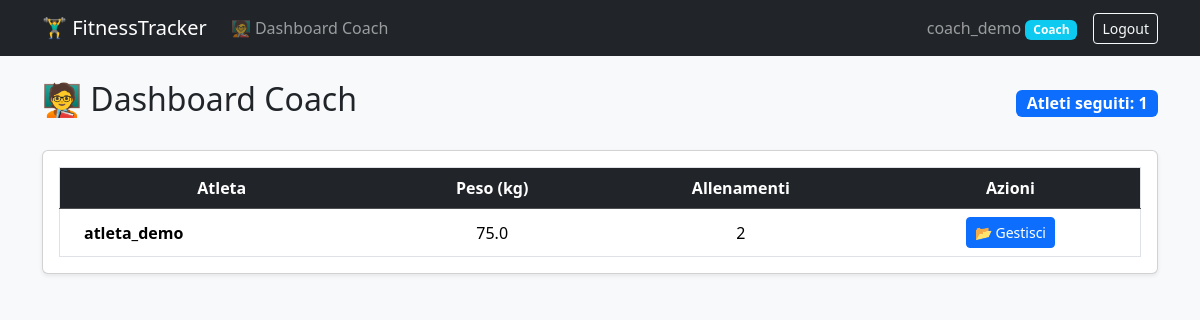
Before: /workouts/ (signed in) with the older database file.
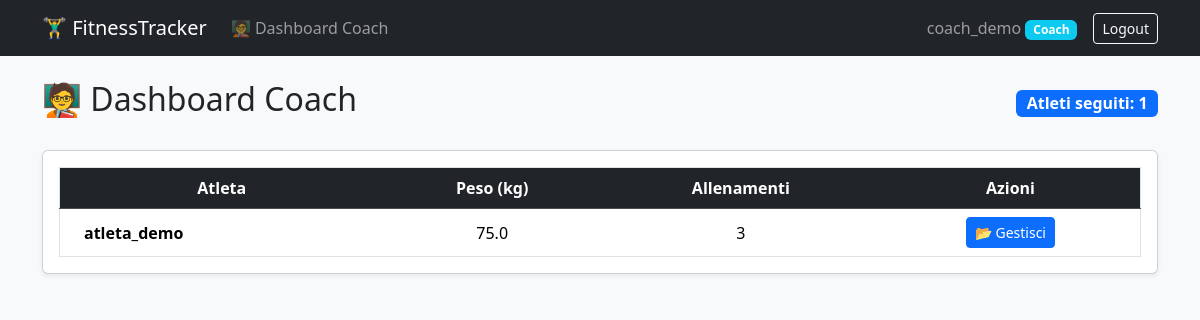
After: the same page with the newer database file.
### accounts/models.py (models this page shows, shortened)
class CustomUser(AbstractUser):
    is_coach = models.BooleanField(default=False)
    coach = models.ForeignKey(
        'self',
        on_delete=models.SET_NULL,
        null=True,
        blank=True,
        related_name='athletes'
    )
    age = models.PositiveIntegerField(null=True, blank=True)
    weight = models.FloatField(verbose_name="Peso Corporeo (kg)", null=True, blank=True)
    body_fat = models.FloatField(verbose_name="Massa Grassa (%)", null=True, blank=True)

### workouts/views.py (the view, shortened to what this page needs)
# urls.py: path('workouts/', WorkoutListView.as_view(), name='workout_list'),
class WorkoutListView(LoginRequiredMixin, ListView):
    model = WorkoutLog
    template_name = 'workouts/workout_list.html'
    context_object_name = 'workouts'
    def get(self, request, *args, **kwargs):
        if request.user.is_coach:
            return render(request, 'workouts/coach_dashboard.html',
                          {'athletes': request.user.athletes.all()})
        return super().get(request, *args, **kwargs)

### templates/workouts/coach_dashboard.html (shortened to what this page needs)
{% extends 'base.html' %}
{% block content %}
<div class="d-flex justify-content-between align-items-center mb-4">
    <h2>🧑‍🏫 Dashboard Coach</h2>
    <span class="badge bg-primary fs-6">Atleti seguiti: {{ athletes|length }}</span>
</div>
<div class="card shadow-sm">
    <div class="card-body">
        {% if athletes %}
        <div class="table-responsive">
            <table class="table table-hover border align-middle mb-0">
                <thead class="table-dark text-center">
                    <tr>
                        <th>Atleta</th>
                        <th>Peso (kg)</th>
                        <th>Allenamenti</th>
                        <th>Azioni</th>
                    </tr>
                </thead>
                <tbody class="text-center">
                    {% for athlete in athletes %}
                    <tr>
                        <td class="fw-bold text-start ps-4">{{ athlete.username }}</td>
                        <td>{{ athlete.weight|default:"—" }}</td>
                        <td>{{ athlete.workouts.count }}</td>
                        <td>
                            <a href="{% url 'coach_athlete_detail' athlete.id %}" class="btn btn-sm btn-primary">
                                📂 Gestisci
                            </a>
                        </td>
                    </tr>
                    {% endfor %}
                </tbody>
            </table>
        </div>
        {% else %}
        <p class="text-muted text-center mb-0">Nessun atleta associato al tuo profilo.</p>
        {% endif %}
    </div>
</div>
{% endblock %}

Changed rows visible on the page:
changed CustomUser "atleta_demo": workouts.count "2" → "3"
